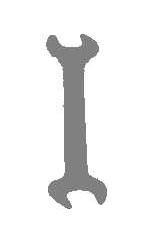
#> input picture Operadores morfológicos/17.JPG, 163 x 233 px
$ python closing.py
#> lines starting #> are read from the running program, lines starting #| are printed output that depends on the picture; after the words box and inside, x2 and y2 are one past the last pixel; in counts of white or black regions, pixels touching at a corner belong together
import numpy as np
import cv2

img = cv2.imread('17.JPG')  # Leemos la imagen
#> img is the input picture: shape (233, 163, 3); min 76, max 255, mean 239.4
nSize = 1
height, width = img.shape[:2]  # Obtenemos sus dimensiones
#> height = 233; width = 163
imgGray = np.zeros((height, width), np.uint8)  # Creamos una imagen nueva
cv2.cvtColor(img, cv2.COLOR_BGR2GRAY, imgGray)
ret, thr = cv2.threshold(imgGray, 128, 255, cv2.THRESH_BINARY_INV)
# kernel = np.zeros((3, 3), np.uint8)
kernel = cv2.getStructuringElement(cv2.MORPH_ELLIPSE, ksize=(2*nSize+1, 2*nSize+1))
closing = cv2.morphologyEx(thr, cv2.MORPH_CLOSE, kernel, iterations=1)
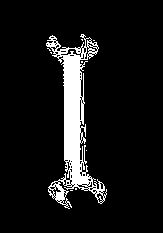
#> thr: shape (233, 163); 8.8% white; 9 white regions (8 under 20 px), largest, box (x1, y1, x2, y2) and area: (46, 34, 107, 209) 3316
cv2.imshow('Cierre', np.hstack([thr, closing]))  # Mostramos las imagenes
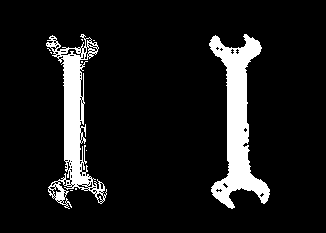
#> window 'Cierre': shape (233, 326); 10% white; 10 white regions (8 under 20 px), largest, box (x1, y1, x2, y2) and area: (209, 34, 270, 209) 4234, (46, 34, 107, 209) 3316
cv2.waitKey(0)  # Se espera a pulsar cualquier tecla para cerrar la imagen
cv2.destroyAllWindows()  # Cierre de ventanas

$ run again, with Operadores morfológicos/18.jpg copied over Operadores morfológicos/17.JPG
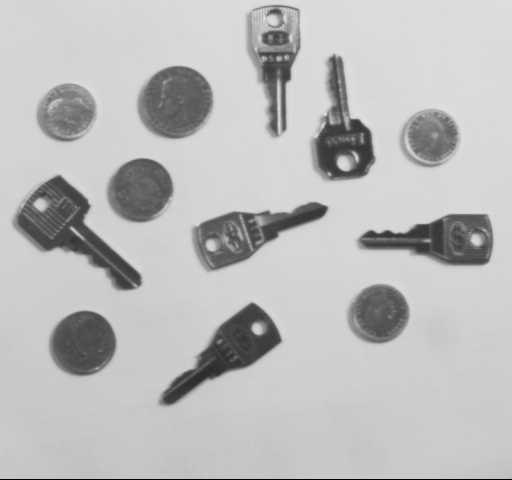
#> input picture Operadores morfológicos/18.jpg, 512 x 480 px
#> img is the input picture: shape (480, 512, 3); min 0, max 233, mean 187.6
#> `closing = cv2.morphologyEx(thr, cv2.MORPH_CLOSE, kernel, iterations=1)`:
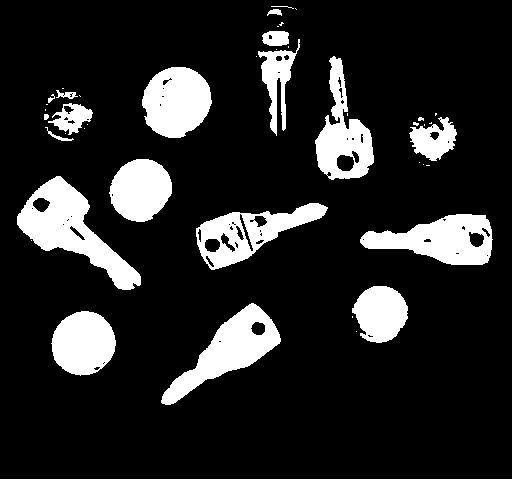
#> thr: shape (480, 512); 15.2% white; 45 white regions (25 under 20 px), largest, box (x1, y1, x2, y2) and area: (17, 176, 141, 290) 5165, (161, 303, 281, 405) 4252, (360, 214, 493, 265) 4007
#> `cv2.imshow('Cierre', np.hstack([thr, closing]))`:
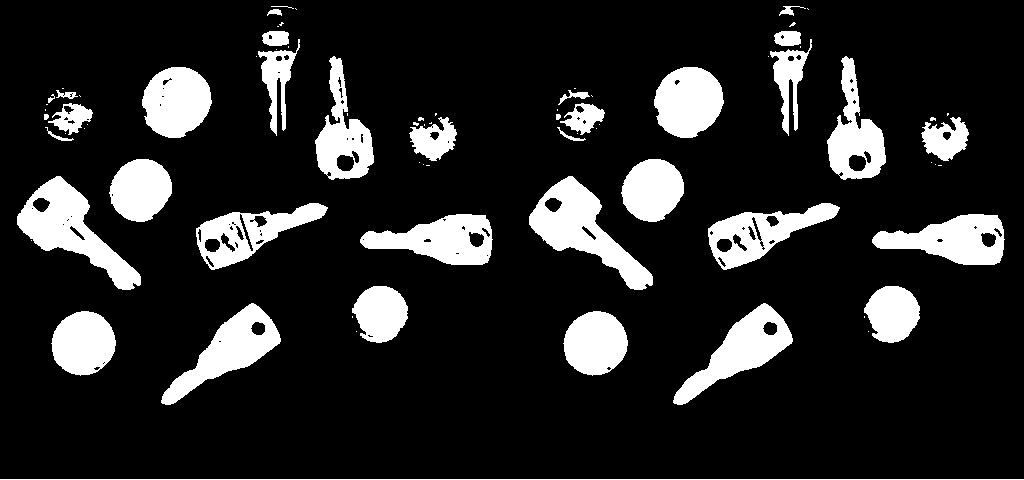
#> window 'Cierre': shape (480, 1024); 15.2% white; 79 white regions (42 under 20 px), largest, box (x1, y1, x2, y2) and area: (529, 176, 653, 290) 5185, (17, 176, 141, 290) 5165, (673, 303, 793, 405) 4259

$ run again, with Operadores morfológicos/19.jpg copied over Operadores morfológicos/17.JPG
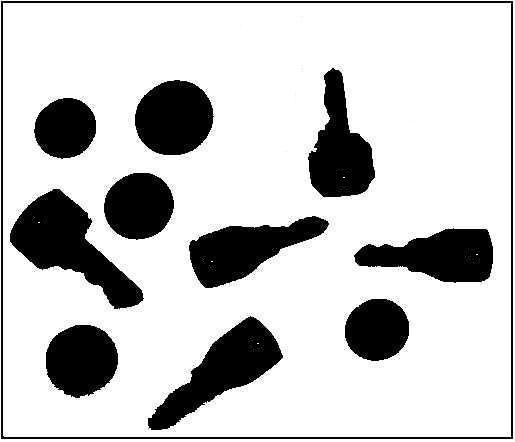
#> input picture Operadores morfológicos/19.jpg, 515 x 442 px
#> img is the input picture: shape (442, 515, 3); min 0, max 255, mean 199.6
#> `closing = cv2.morphologyEx(thr, cv2.MORPH_CLOSE, kernel, iterations=1)`:
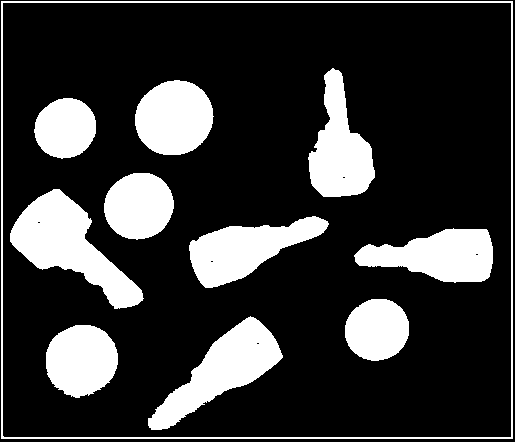
#> thr: shape (442, 515); 21.7% white; 11 white regions, largest, box (x1, y1, x2, y2) and area: (10, 189, 144, 309) 6665, (148, 316, 283, 430) 5775, (189, 216, 329, 288) 5030
#> `cv2.imshow('Cierre', np.hstack([thr, closing]))`:
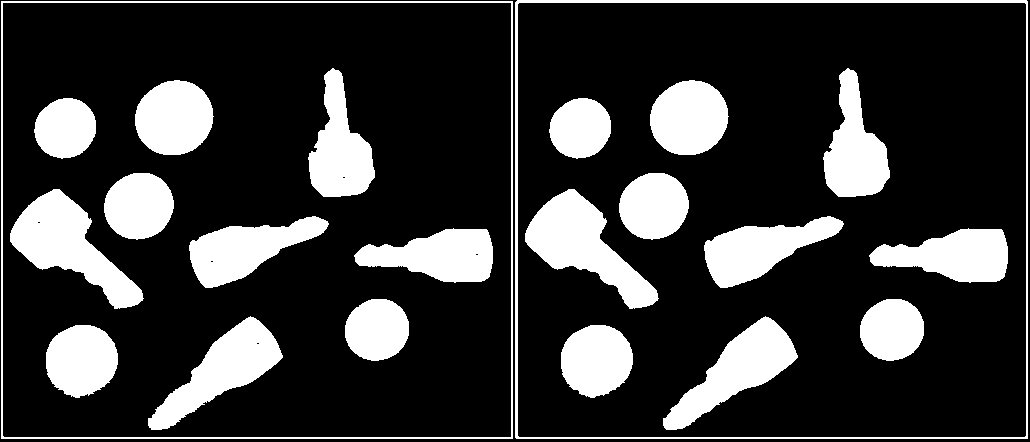
#> window 'Cierre': shape (442, 1030); 21.9% white; 22 white regions, largest, box (x1, y1, x2, y2) and area: (525, 189, 659, 309) 6670, (10, 189, 144, 309) 6665, (663, 316, 798, 430) 5793
